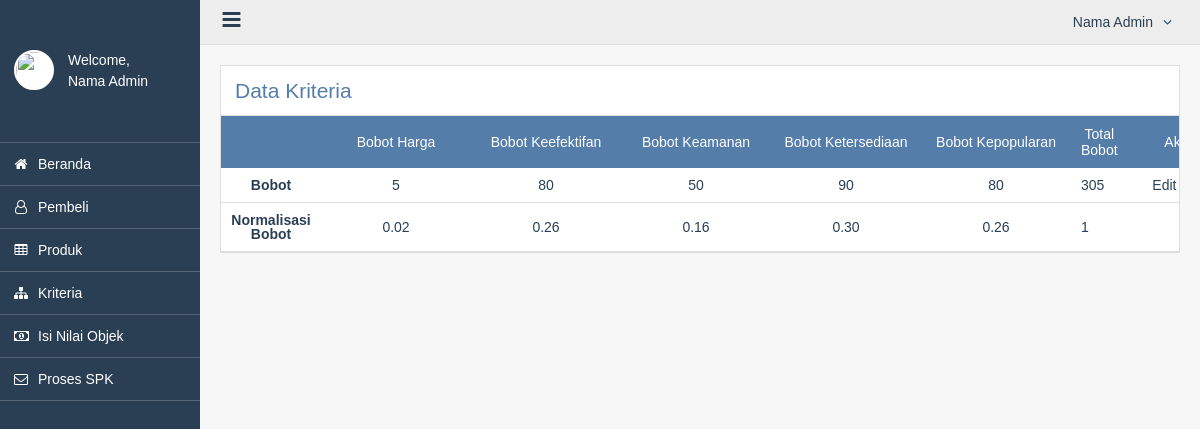
Screenshot of /kriteria.php (signed in) with the database file from the repository.
### tables this page shows
CREATE TABLE `criteria` (
  `criteria_id` int(11) NOT NULL,
  `harga` int(11) NOT NULL,
  `efek` int(11) NOT NULL,
  `aman` int(11) NOT NULL,
  `sedia` int(11) NOT NULL,
  `popular` int(11) NOT NULL,
  `total_bobot` int(11) NOT NULL DEFAULT 0,
  `harga_relatif` decimal(5,2) NOT NULL DEFAULT 0.00,
  `efek_relatif` decimal(5,2) NOT NULL DEFAULT 0.00,
  `aman_relatif` decimal(5,2) NOT NULL DEFAULT 0.00,
  `sedia_relatif` decimal(5,2) NOT NULL DEFAULT 0.00,
  `popular_relatif` decimal(5,2) NOT NULL DEFAULT 0.00
);

### kriteria.php (the view, shortened to what this page needs)
<!DOCTYPE html>
<?php
include './proses/onek.php';
?>
<html lang="en">
<?php include('component/header.php'); ?>
<body>
   <div class="container">
      <?php include('component/sidebar.php'); ?>
      <div class="mainArea">
         <?php include('component/navbar.php'); ?>
         <div class="mainContent">
            <form action="" method="GET" name="listForm" class="form scrollX">
               <div class="formHeader row">
                  <h2 class="text-1 fl">Data Kriteria</h2>
               </div>
               <div class="table">
                  <div class="row bg-1">
                     <div class="cell cell-100 text-center text-fff"></div>
                     <div class="cell cell-150 text-center text-fff">Bobot Harga</div>
                     <div class="cell cell-150 text-center text-fff">Bobot Keefektifan</div>
                     <div class="cell cell-150 text-center text-fff">Bobot Keamanan</div>
                     <div class="cell cell-150 text-center text-fff">Bobot Ketersediaan</div>
                     <div class="cell cell-150 text-center text-fff">Bobot Kepopularan</div>
                     <div class="cell cell-100p text-center text-fff">Total Bobot</div>
                     <div class="cell cell-100 text-center text-fff"> Aksi </div>
                  </div>
                  <ul>
                     <?php
                     $select = mysqli_query($dbcon, "SELECT * FROM criteria");
                     while ($data = mysqli_fetch_array($select)) {
                        $total_bobot = $data['harga'] + $data['efek'] + $data['aman'] + $data['sedia'] + $data['popular'];
                        $harga_relatif = $data['harga'] / $total_bobot;
                        $efek_relatif = $data['efek'] / $total_bobot;
                        $aman_relatif = $data['aman'] / $total_bobot;
                        $sedia_relatif = $data['sedia'] / $total_bobot;
                        $popular_relatif = $data['popular'] / $total_bobot;
                        $tota_normalisasi = $harga_relatif + $efek_relatif + $aman_relatif + $sedia_relatif + $popular_relatif;
                     ?>
                        <li class="row">
                           <div class="cell cell-100 text-center"><b>Bobot</b></div>
                           <div class="cell cell-150 text-center"><?php echo $data['harga']; ?></div>
                           <div class="cell cell-150 text-center"><?php echo $data['efek']; ?></div>
                           <div class="cell cell-150 text-center"><?php echo $data['aman']; ?></div>
                           <div class="cell cell-150 text-center"><?php echo $data['sedia']; ?></div>
                           <div class="cell cell-150 text-center"><?php echo $data['popular']; ?></div>
                           <div class="cell cell-100p text-center"><?php echo $data['total_bobot']; ?></div>
                           <div class="cell cell-100 text-center">
                              <a href="#open-kriteria-edit<?php echo $data['criteria_id']; ?>" data-toggle="modal" data-target="#open_modal<?php echo $data['criteria_id']; ?>">Edit</a>
                           </div>
                        </li>
                        <li class="row">
                           <div class="cell cell-100 text-center"><b>Normalisasi Bobot</b></div>
                           <div class="cell cell-150 text-center"><?php echo $data['harga_relatif']; ?></div>
                           <div class="cell cell-150 text-center"><?php echo $data['efek_relatif']; ?></div>
                           <div class="cell cell-150 text-center"><?php echo $data['aman_relatif']; ?></div>
                           <div class="cell cell-150 text-center"><?php echo $data['sedia_relatif']; ?></div>
                           <div class="cell cell-150 text-center"><?php echo $data['popular_relatif']; ?></div>
                           <div class="cell cell-100p text-center"><?php echo $tota_normalisasi ?></div>
                           <div class="cell cell-100 text-center">
                           </div>
                        </li>
                     <?php
                     }
                     ?>
                  </ul>
               </div>
            </form>
         </div>
      </div>
   </div>
</body>
</html>

### component/header.php (shortened to what this page needs)
<head>
    <link rel="stylesheet" href="https://cdnjs.cloudflare.com/ajax/libs/font-awesome/4.7.0/css/font-awesome.css" />
    <link rel="stylesheet" href="https://cdnjs.cloudflare.com/ajax/libs/noUiSlider/10.1.0/nouislider.css" />
    <link rel="stylesheet" href="./css/style.css" />
</head>

### component/sidebar.php (shortened to what this page needs)
<div class="sideArea">
    <div class="avatar">
        <img src="https://encrypted-tbn0.gstatic.com/images?q=tbn:ANd9GcSCNOdyoIXDDBztO_GC8MFLmG_p6lZ2lTDh1ZnxSDawl1TZY_Zw" alt="" />
        <div class="avatarName">Welcome,<br /><?php echo $_SESSION['nama']; ?></div>
    </div>
    <ul class="sideMenu">
        <li>
            <a href="home.php"><span class="fa fa-home"></span>Beranda</a>
        </li>
        <li>
            <a href="customer.php"><span class="fa fa-user-o"></span>Pembeli</a>
        </li>
        <li>
            <a href="javascript:void(0)" class="has-submenu"><span class="fa fa-table"></span>Produk</a>
        </li>
        <li>
            <a href="kriteria.php"><span class="fa fa-sitemap"></span>Kriteria</a>
        </li>
        <li>
            <a href="penilaian.php"><span class="fa fa-money"></span>Isi Nilai Objek</a>
        </li>
        <li>
            <a href="spk.php"><span class="fa fa-envelope-o"></span>Proses SPK</a>
        </li>
    </ul>
</div>

### component/navbar.php (shortened to what this page needs)
<nav class="navTop row">
    <div class="menuIcon fl"><span class="fa fa-bars"></span></div>
    <div class="account fr">
        <div class="name has-submenu">
            <?php echo $_SESSION['nama']; ?><span class="fa fa-angle-down"></span>
        </div>
    </div>
</nav>

### css/style.css (style rules this page uses)
h1, h2, h3, h4, h5, h6, p, dt, dd, th, td, li, a { line-height: 1; font-weight: normal; }
body, h1, h2, h3, h4, h5, h6, p, dl, dt, dd, table, tr, thead, tbody, th, td, ul, li, a { margin: 0; padding: 0; }
ul { list-style: none; }
a, a:hover, a:focus, a:visited { display: inline-block; text-decoration: none; }
a { color: inherit; font-size: inherit; font-weight: inherit; line-height: inherit; }
span, label { display: inline-block; }
img { display: inline-block; max-width: 100%; }
body { font-family: Arial, sans-serif; }
.text-fff { color: #fff; }
.text-center { text-align: center !important; }
.row:before, .row:after { content: ""; display: table; }
.row:after { clear: both; }
.fl { float: left; }
.fr { float: right; }
body { font-family: "SFU Futura", Arial, sans-serif; font-size: 14px; color: #2a3f54; background: #f7f7f7; }
.bg-1 { background: #557daa; }
.text-1 { color: #557daa; }
span { display: inline-block; }
.container { display: flex; display: -webkit-flex; padding-left: 200px; transition: 0.5s; }
.avatar { margin: 50px 1em; position: relative; display: table; }
.avatar img { display: table-cell; width: 40px; height: 40px; border-radius: 50%; background: #fff; border: 2px solid #fff; overflow: hidden; }
.avatarName { display: table-cell; vertical-align: middle; padding-left: 1em; color: #fff; line-height: 1.5; }
.sideArea { width: 200px; min-width: 200px; background: #2a3f54; position: fixed; top: 0; bottom: 0; left: 0; transition: 0.5s; }
.sideArea li > a { display: block; color: #fff; padding: 1em; border-bottom: 1px solid rgba(255, 255, 255, 0.2); }
.sideArea li > a > .fa { width: 1em; text-align: center; margin-right: 10px; }
.sideMenu { border-top: 1px solid rgba(255, 255, 255, 0.2); }
.mainArea { width: 100%; overflow: hidden; }
.navTop { background: #ededed; border-bottom: 1px solid #dedede; padding: 0 1em; }
.menuIcon { font-size: 1.5em; padding: 0.4em; cursor: pointer; }
.account { position: relative; padding: 0 1em; }
.name { color: #2a3f54; padding: 1em 0; cursor: pointer; }
.name > span { margin-left: 10px; }
.mainContent { padding: 20px; }
.form { background: #fff; border: 1px solid #dedede; }
.formHeader { padding: 1em; background: #fff; border-bottom: 1px solid #dedede; }
.scrollX { width: 100%; overflow-x: scroll; }
.table { width: 100%; min-width: 768px; }
.table .row { width: 100%; }
.table .row .cell { display: table-cell; padding: 10px; vertical-align: middle; }
.table > ul > li { border-bottom: 1px solid #dedede; }
.table .cell-100 { -max-width: 100px; min-width: 100px; }
.table .cell-150 { -max-width: 150px; min-width: 150px; }
.table .cell-100p { width: 100%; }

### rows the page displays
criteria: harga "5", efek "80", aman "50", sedia "90", popular "80", total_bobot "305", harga_relatif "0.02", efek_relatif "0.26", aman_relatif "0.16", sedia_relatif "0.30", popular_relatif "0.26", tota_normalisasi "1"

### other values shown
$_SESSION['nama'] "Nama Admin"
